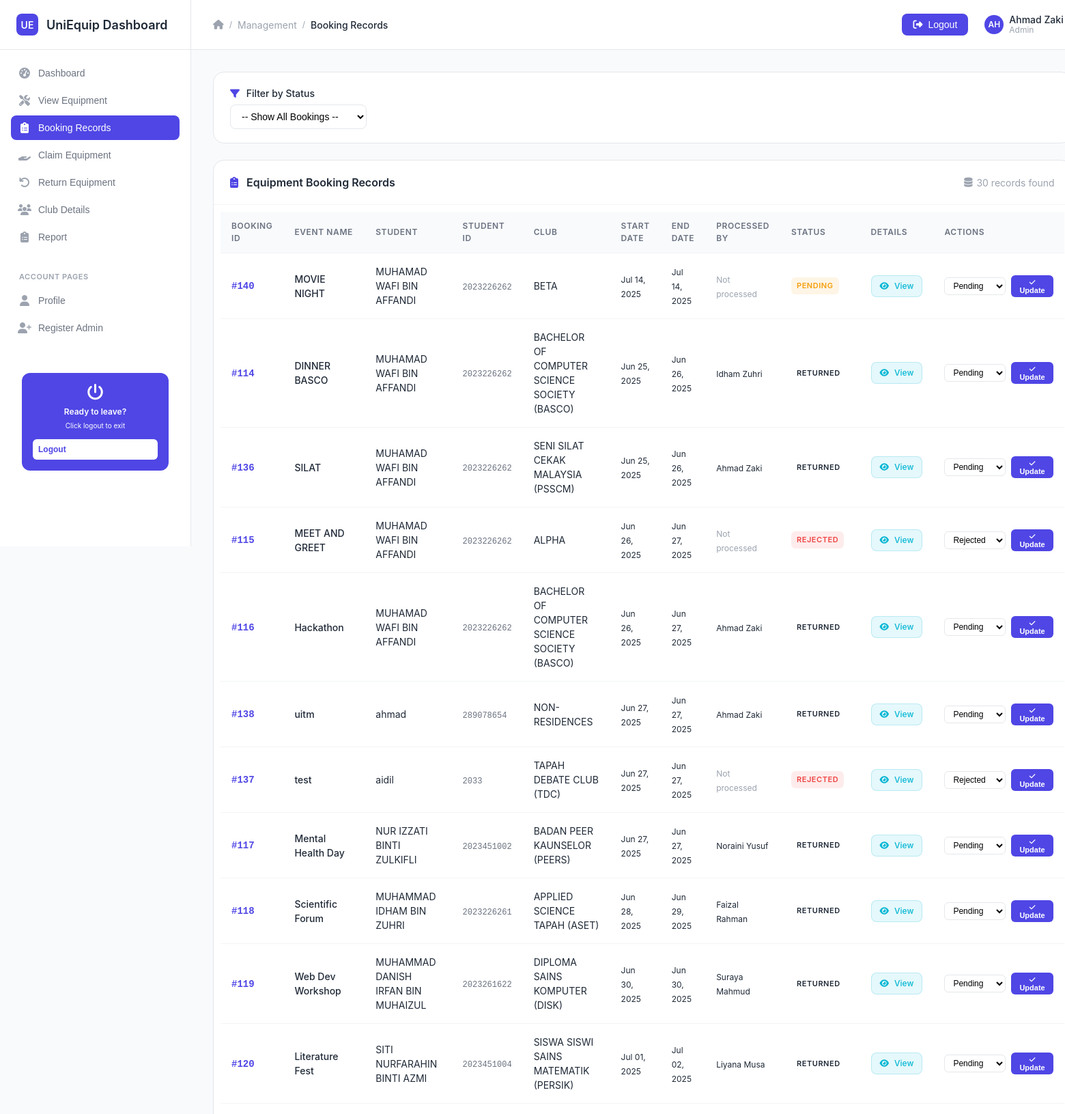
Screenshot of /admin_view_all_record.php (signed in, upper part) with the database file from the repository.
### tables this page shows
CREATE TABLE `booking` (
  `id_booking` int(10) NOT NULL,
  `stud_num` int(10) NOT NULL,
  `staff_num` int(10) DEFAULT NULL,
  `event_name` varchar(50) NOT NULL,
  `status` varchar(50) NOT NULL,
  `start_date` date NOT NULL,
  `end_date` date NOT NULL,
  `club_name` varchar(50) NOT NULL,
  `return_date` date DEFAULT NULL
);

CREATE TABLE `user` (
  `stud_num` int(10) NOT NULL,
  `stud_name` varchar(100) NOT NULL,
  `stud_pass` varchar(50) NOT NULL,
  `stud_tel` varchar(50) NOT NULL,
  `stud_email` varchar(50) NOT NULL,
  `course_code` varchar(50) NOT NULL,
  `faculty` varchar(50) NOT NULL
);

### admin_view_all_record.php (the view, shortened to what the rows shown need)
<?php
include("db.php");
$filter_status = isset($_GET['status']) ? $_GET['status'] : '';
$query = "
    SELECT
        b.id_booking, b.event_name, b.status, b.start_date, b.end_date,
        b.club_name, b.stud_num, b.staff_num,
        u.stud_name,
        s.staff_name AS processed_by
    FROM booking b
    JOIN user u ON b.stud_num = u.stud_num
    LEFT JOIN admin s ON b.staff_num = s.staff_num
";
if (!empty($filter_status)) {
    $query .= " WHERE b.status = ? ORDER BY b.start_date ASC";
    $stmt = $connect->prepare($query);
    $stmt->bind_param("s", $filter_status);
    $stmt->execute();
    $result = $stmt->get_result();
} else {
    $query .= " ORDER BY b.status = 'pending' DESC, b.start_date ASC";
    $result = $connect->query($query);
}
$statuses = ["pending", "approved", "rejected"];
?>
<!DOCTYPE html>
<html lang="en">
<head>
    <link href="https://cdnjs.cloudflare.com/ajax/libs/font-awesome/6.4.0/css/all.min.css" rel="stylesheet">
    <link href="style.css" rel="stylesheet">
</head>
<body>
    <div class="dashboard-container">
        <div class="main-content">
            <div class="content-area">
                <div class="table-container">
                    <div class="table-header">
                        <h2 class="table-title">
                            <i class="fas fa-clipboard-list" style="margin-right: 8px; color: var(--primary-color);"></i>
                            Equipment Booking Records
                        </h2>
                    </div>
                    <?php if ($result->num_rows > 0): ?>
                        <div class="table-wrapper">
                            <table class="data-table">
                                <thead>
                                    <tr>
                                        <th>Booking ID</th>
                                        <th>Event Name</th>
                                        <th>Student</th>
                                        <th>Student ID</th>
                                        <th>Club</th>
                                        <th>Start Date</th>
                                        <th>End Date</th>
                                        <th>Processed By</th>
                                        <th>Status</th>
                                        <th>Details</th>
                                        <th>Actions</th>
                                    </tr>
                                </thead>
                                <tbody>
                                    <?php while ($row = $result->fetch_assoc()): ?>
                                        <tr>
                                            <td>
                                                <span style="font-family: monospace; font-weight: 600; color: var(--primary-color);">
                                                    #<?php echo htmlspecialchars($row['id_booking']); ?>
                                                </span>
                                            </td>
                                            <td>
                                                <div style="font-weight: 500;">
                                                    <?php echo htmlspecialchars($row['event_name']); ?>
                                                </div>
                                            </td>
                                            <td><?php echo htmlspecialchars($row['stud_name']); ?></td>
                                            <td>
                                                <span style="font-family: monospace; font-size: 12px; color: var(--text-secondary);">
                                                    <?php echo htmlspecialchars($row['stud_num']); ?>
                                                </span>
                                            </td>
                                            <td><?php echo htmlspecialchars($row['club_name']); ?></td>
                                            <td>
                                                <span style="font-size: 12px;">
                                                    <?php echo date('M d, Y', strtotime($row['start_date'])); ?>
                                                </span>
                                            </td>
                                            <td>
                                                <span style="font-size: 12px;">
                                                    <?php echo date('M d, Y', strtotime($row['end_date'])); ?>
                                                </span>
                                            </td>
                                            <td>
                                                <?php if (!empty($row['staff_num'])): ?>
                                                    <span style="font-size: 12px;">
                                                        <?php
                                                        echo !empty($row['processed_by'])
                                                            ? htmlspecialchars($row['processed_by'])
                                                            : 'Staff #' . htmlspecialchars($row['staff_num']);
                                                        ?>
                                                    </span>
                                                <?php else: ?>
                                                    <span style="color: var(--text-muted); font-size: 12px;">
                                                        Not processed
                                                    </span>
                                                <?php endif; ?>
                                            </td>
                                            <td>
                                                <span class="status-badge status-<?php echo $row['status']; ?>">
                                                    <?php echo ucfirst(htmlspecialchars($row['status'])); ?>
                                                </span>
                                            </td>
                                            <td>
                                                <a href="booking_detail.php?id=<?php echo $row['id_booking']; ?>" class="btn btn-view btn-sm">
                                                    <i class="fas fa-eye"></i>
                                                    View
                                                </a>
                                            </td>
                                            <td>
                                                <form method="post" action="admin_update_booking.php" class="action-form">
                                                    <select name="new_status" class="action-select">
                                                        <?php foreach ($statuses as $status): ?>
                                                            <option value="<?php echo $status; ?>" <?php if ($row['status'] === $status) echo 'selected'; ?>>
                                                                <?php echo ucfirst($status); ?>
                                                            </option>
                                                        <?php endforeach; ?>
                                                    </select>
                                                    <button type="submit" class="action-btn">
                                                        <i class="fas fa-check" style="font-size: 10px;"></i>
                                                        Update
                                                    </button>
                                                </form>
                                            </td>
                                        </tr>
                                    <?php endwhile; ?>
                                </tbody>
                            </table>
                        </div>
                    <?php endif; ?>
                </div>
            </div>
        </div>
    </div>
</body>
</html>

### rows the page displays
booking: id_booking "140", event_name "MOVIE NIGHT", stud_num.stud_name "MUHAMAD WAFI BIN AFFANDI", stud_num "2023226262", club_name "BETA", start_date "Jul 14, 2025", end_date "Jul 14, 2025", shows "Not processed", status "PENDING", new_status "Pending"
booking: id_booking "114", event_name "DINNER BASCO", stud_num.stud_name "MUHAMAD WAFI BIN AFFANDI", stud_num "2023226262", club_name "BACHELOR OF COMPUTER SCIENCE SOCIETY (BASCO)", start_date "Jun 25, 2025", end_date "Jun 26, 2025", staff_num.staff_name "Idham Zuhri", status "RETURNED"
booking: id_booking "136", event_name "SILAT", stud_num.stud_name "MUHAMAD WAFI BIN AFFANDI", stud_num "2023226262", club_name "SENI SILAT CEKAK MALAYSIA (PSSCM)", start_date "Jun 25, 2025", end_date "Jun 26, 2025", staff_num.staff_name "Ahmad Zaki", status "RETURNED"
booking: id_booking "115", event_name "MEET AND GREET", stud_num.stud_name "MUHAMAD WAFI BIN AFFANDI", stud_num "2023226262", club_name "ALPHA", start_date "Jun 26, 2025", end_date "Jun 27, 2025", shows "Not processed", status "REJECTED", new_status "Rejected"
booking: id_booking "116", event_name "Hackathon", stud_num.stud_name "MUHAMAD WAFI BIN AFFANDI", stud_num "2023226262", club_name "BACHELOR OF COMPUTER SCIENCE SOCIETY (BASCO)", start_date "Jun 26, 2025", end_date "Jun 27, 2025", staff_num.staff_name "Ahmad Zaki", status "RETURNED"
booking: id_booking "138", event_name "uitm", stud_num.stud_name "ahmad", stud_num "289078654", club_name "NON-RESIDENCES", start_date "Jun 27, 2025", end_date "Jun 27, 2025", staff_num.staff_name "Ahmad Zaki", status "RETURNED"
booking: id_booking "137", event_name "test", stud_num.stud_name "aidil", stud_num "2033", club_name "TAPAH DEBATE CLUB (TDC)", start_date "Jun 27, 2025", end_date "Jun 27, 2025", shows "Not processed", status "REJECTED", new_status "Rejected"
booking: id_booking "117", event_name "Mental Health Day", stud_num.stud_name "NUR IZZATI BINTI ZULKIFLI", stud_num "2023451002", club_name "BADAN PEER KAUNSELOR (PEERS)", start_date "Jun 27, 2025", end_date "Jun 27, 2025", staff_num.staff_name "Noraini Yusuf", status "RETURNED"
booking: id_booking "118", event_name "Scientific Forum", stud_num.stud_name "MUHAMMAD IDHAM BIN ZUHRI", stud_num "2023226261", club_name "APPLIED SCIENCE TAPAH (ASET)", start_date "Jun 28, 2025", end_date "Jun 29, 2025", staff_num.staff_name "Faizal Rahman", status "RETURNED"
booking: id_booking "119", event_name "Web Dev Workshop", stud_num.stud_name "MUHAMMAD DANISH IRFAN BIN MUHAIZUL", stud_num "2023261622", club_name "DIPLOMA SAINS KOMPUTER (DISK)", start_date "Jun 30, 2025", end_date "Jun 30, 2025", staff_num.staff_name "Suraya Mahmud", status "RETURNED"
booking: id_booking "120", event_name "Literature Fest", stud_num.stud_name "SITI NURFARAHIN BINTI AZMI", stud_num "2023451004", club_name "SISWA SISWI SAINS MATEMATIK (PERSIK)", start_date "Jul 01, 2025", end_date "Jul 02, 2025", staff_num.staff_name "Liyana Musa", status "RETURNED"

### other values shown
substr($staff_name, 0, 2) "AH"
$staff_name "Ahmad Zaki"
$_SESSION['role'] "Admin"
$result->num_rows "30"
form field new_status "Pending"
